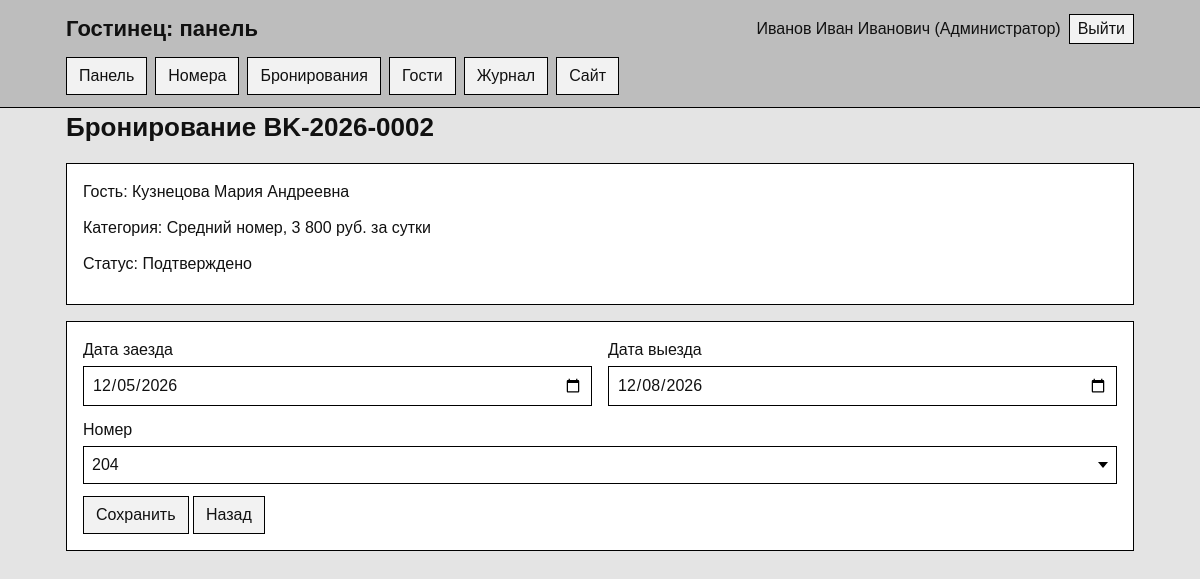
The app's page /admin/?page=booking_edit&id=2 (signed in) with its own data.
### tables this page shows
CREATE TABLE bookings (
    id BIGINT AUTO_INCREMENT PRIMARY KEY,
    booking_number VARCHAR(30) NOT NULL UNIQUE,

    guest_id BIGINT NOT NULL,
    room_id INT DEFAULT NULL,
    category_id INT NOT NULL,

    check_in DATE NOT NULL,
    check_out DATE NOT NULL,

    price_per_night DECIMAL(10,2) NOT NULL,
    total_price DECIMAL(10,2) NOT NULL,

    status_code VARCHAR(30) NOT NULL,

    created_by INT DEFAULT NULL,
    created_at TIMESTAMP DEFAULT CURRENT_TIMESTAMP,
updated_at TIMESTAMP DEFAULT CURRENT_TIMESTAMP
        ON UPDATE CURRENT_TIMESTAMP,

    CONSTRAINT fk_bookings_guest
        FOREIGN KEY (guest_id)
        REFERENCES guests(id)
        ON DELETE RESTRICT,

    CONSTRAINT fk_bookings_room
        FOREIGN KEY (room_id)
        REFERENCES rooms(id)
        ON DELETE RESTRICT,

    CONSTRAINT fk_bookings_category
        FOREIGN KEY (category_id)
        REFERENCES room_categories(id)
        ON DELETE RESTRICT,

    CONSTRAINT fk_bookings_status
        FOREIGN KEY (status_code)
        REFERENCES booking_statuses(code)
        ON DELETE RESTRICT,

    CONSTRAINT fk_bookings_user
        FOREIGN KEY (created_by)
        REFERENCES users(id)
        ON DELETE SET NULL,

    CONSTRAINT chk_booking_dates
        CHECK (check_out > check_in),

    CONSTRAINT chk_booking_prices
        CHECK (
            price_per_night > 0
            AND total_price >= 0
        ),

    INDEX idx_bookings_guest (guest_id),
    INDEX idx_bookings_room (room_id),
    INDEX idx_bookings_dates (check_in, check_out),
    INDEX idx_bookings_status (status_code)
);

CREATE TABLE guests (
    id BIGINT AUTO_INCREMENT PRIMARY KEY,
    full_name VARCHAR(150) NOT NULL,
    phone VARCHAR(30) NOT NULL,
    email VARCHAR(150),
    created_at TIMESTAMP DEFAULT CURRENT_TIMESTAMP,

    INDEX idx_guests_name (full_name),
    INDEX idx_guests_phone (phone)
);

CREATE TABLE room_categories (
    id INT AUTO_INCREMENT PRIMARY KEY,
    code VARCHAR(20) NOT NULL UNIQUE,
    name VARCHAR(100) NOT NULL,
    description TEXT,
    capacity TINYINT NOT NULL,
    CONSTRAINT chk_capacity CHECK (capacity > 0)
);

CREATE TABLE booking_statuses (
    code VARCHAR(30) PRIMARY KEY,
    name VARCHAR(100) NOT NULL
);

CREATE TABLE rooms (
    id INT AUTO_INCREMENT PRIMARY KEY,
    room_number VARCHAR(10) NOT NULL UNIQUE,
    floor_id INT NOT NULL,
    category_id INT NOT NULL,
    status_code VARCHAR(30) NOT NULL,
    description TEXT,

    CONSTRAINT fk_rooms_floor
        FOREIGN KEY (floor_id)
        REFERENCES floors(id)
        ON DELETE RESTRICT,

    CONSTRAINT fk_rooms_category
        FOREIGN KEY (category_id)
        REFERENCES room_categories(id)
        ON DELETE RESTRICT,

    CONSTRAINT fk_rooms_status
        FOREIGN KEY (status_code)
        REFERENCES room_statuses(code)
        ON DELETE RESTRICT,

    INDEX idx_rooms_floor (floor_id),
    INDEX idx_rooms_category (category_id),
    INDEX idx_rooms_status (status_code)
);

### app/Helpers/View.php (called while the page is built, shortened)
<?php
class View
{
    public static function render(string $view, array $data = [], string $layout = 'public'): void
    {
        extract($data);
        require BASE_PATH . '/views/' . $view . '.php';
    }
}

### app/Controllers/Controller.php (called while the page is built, shortened)
<?php
abstract class Controller
{
    protected array $user;
    public function __construct(array $user = [])
    {
        $this->user = $user;
    }
    protected function view(string $name, array $data = [], string $layout = 'admin'): void
    {
        View::render($name, $data + ['user' => $this->user], $layout);
    }
}

### app/Controllers/BookingController.php (called while the page is built, shortened)
<?php
class BookingController extends Controller
{
    public function edit(): void
    {
        $id = (int) query('id');
        $booking = Booking::find($id);
        $rooms = array_filter(Room::all(), fn ($room) => (int) $room['category_id'] === (int) $booking['category_id']);
        $this->view('admin/booking_edit', [
            'title' => 'Изменение бронирования',
            'booking' => $booking,
            'rooms' => $rooms,
        ]);
    }
}

### public/admin/index.php (called while the page is built, shortened)
<?php
require __DIR__ . '/../../app/bootstrap.php';
$user = AuthMiddleware::user();
$staff = ['administrator', 'manager'];
$manager = ['manager'];
$routes = [
    'dashboard' => ['DashboardController', 'index', []],
    'rooms' => ['RoomController', 'index', []],
    'room_status' => ['RoomController', 'status', []],
    'bookings' => ['BookingController', 'index', $staff],
    'booking_new' => ['BookingController', 'create', $staff],
    'booking_edit' => ['BookingController', 'edit', $staff],
    'booking_action' => ['BookingController', 'action', $staff],
    'guests' => ['GuestController', 'index', $staff],
    'guest' => ['GuestController', 'show', $staff],
    'tariffs' => ['TariffController', 'index', $manager],
    'tariff_update' => ['TariffController', 'update', $manager],
    'employees' => ['EmployeeController', 'index', $manager],
    'employee_toggle' => ['EmployeeController', 'toggle', $manager],
    'audit' => ['AuditController', 'index', $staff],
];
$page = query('page') ?: 'dashboard';
[$class, $method, $roles] = $routes[$page];
(new $class($user))->$method();

### app/bootstrap.php (called while the page is built, shortened)
<?php
spl_autoload_register(function (string $class): void {
    foreach (['Controllers', 'Models', 'Services', 'Helpers', 'Middleware'] as $dir) {
        $file = BASE_PATH . '/app/' . $dir . '/' . $class . '.php';
        if (is_file($file)) {
            return;
        }
    }
});
require BASE_PATH . '/app/Helpers/functions.php';

### app/Helpers/functions.php (called while the page is built, shortened)
<?php
function e($value): string
{
    return htmlspecialchars((string) $value, ENT_QUOTES, 'UTF-8');
}
function money($value): string
{
    return number_format((float) $value, 0, ',', ' ') . ' руб.';
}
function query(string $key): string
{
    return trim((string) ($_GET[$key] ?? ''));
}

### app/Helpers/BDHelper.php (called while the page is built, shortened)
<?php
class BDHelper
{
    private static ?PDO $connection = null;
    public static function getConnection(): PDO
    {
        if (self::$connection === null) {
            $config = require BASE_PATH . '/config/database.php';
            $dsn = "mysql:host={$config['host']};port={$config['port']};dbname={$config['name']};charset=utf8mb4";
            self::$connection = new PDO($dsn, $config['user'], $config['pass'], [
                PDO::ATTR_ERRMODE => PDO::ERRMODE_EXCEPTION,
                PDO::ATTR_DEFAULT_FETCH_MODE => PDO::FETCH_ASSOC,
                PDO::ATTR_EMULATE_PREPARES => false,
            ]);
        }
        return self::$connection;
    }
    public static function run(string $sql, array $params = []): PDOStatement
    {
        $statement = self::getConnection()->prepare($sql);
        $statement->execute($params);
        return $statement;
    }
    public static function all(string $sql, array $params = []): array
    {
        return self::run($sql, $params)->fetchAll();
    }
    public static function one(string $sql, array $params = []): ?array
    {
        $row = self::run($sql, $params)->fetch();
        return $row ?: null;
    }
}

### app/Models/Booking.php (called while the page is built, shortened)
<?php
class Booking
{
    public static function find(int $id): ?array
    {
        return BDHelper::one(self::SELECT . ' WHERE b.id = ?', [$id]);
    }
}

### app/Models/Room.php (called while the page is built, shortened)
<?php
class Room
{
    public static function all(): array
    {
        return BDHelper::all(
            'SELECT r.id, r.room_number, r.status_code, s.name AS status_name, f.floor_number,
                    c.id AS category_id, c.name AS category_name, c.capacity
             FROM rooms r
             JOIN floors f ON f.id = r.floor_id
             JOIN room_categories c ON c.id = r.category_id
             JOIN room_statuses s ON s.code = r.status_code
             ORDER BY r.room_number'
        );
    }
}

### views/admin/booking_edit.php (the view, shortened to what this page needs)
<h1>Бронирование <?= e($booking['booking_number']) ?></h1>
<section class="panel">
    <p>Гость: <?= e($booking['guest_name']) ?></p>
    <p>Категория: <?= e($booking['category_name']) ?>, <?= e(money($booking['price_per_night'])) ?> за сутки</p>
    <p>Статус: <?= e($booking['status_name']) ?></p>
</section>
<section class="panel">
    <form method="post" action="/admin/?page=booking_edit&amp;id=<?= e($booking['id']) ?>" data-dates>
        <div class="form-row">
            <label>Дата заезда
                <input type="date" name="check_in" required value="<?= e($booking['check_in']) ?>">
            </label>
            <label>Дата выезда
                <input type="date" name="check_out" required value="<?= e($booking['check_out']) ?>">
            </label>
        </div>
        <label>Номер
            <select name="room_id">
                <?php foreach ($rooms as $room): ?>
                    <?php if ($room['status_code'] !== 'maintenance'): ?>
                        <option value="<?= e($room['id']) ?>"<?= (string) $booking['room_id'] === (string) $room['id'] ? ' selected' : '' ?>><?= e($room['room_number']) ?></option>
                    <?php endif; ?>
                <?php endforeach; ?>
            </select>
        </label>
        <button type="submit">Сохранить</button>
        <a class="button" href="/admin/?page=bookings">Назад</a>
    </form>
</section>

### public/assets/css/style.css (style rules this page uses)
* { box-sizing: border-box; border-radius: 0; }
body { margin: 0; font-family: Arial, Helvetica, sans-serif; font-size: 16px; line-height: 1.5; color: #111; background: #e4e4e4; }
a { color: #111; }
h1 { margin: 0 0 16px; font-size: 26px; }
p { margin: 0 0 12px; }
nav a, .button, button { display: inline-block; padding: 6px 12px; background: #f2f2f2; border: 1px solid #000; color: #111; font: inherit; text-decoration: none; cursor: pointer; appearance: none; }
.panel { margin-bottom: 16px; padding: 16px; background: #fff; border: 1px solid #000; }
label { display: block; margin-bottom: 12px; }
input, select { display: block; width: 100%; margin-top: 4px; padding: 6px 8px; background: #fff; border: 1px solid #000; color: #111; font: inherit; appearance: none; }
select { padding-right: 28px; background-repeat: no-repeat; background-position: right 8px center; }
.form-row { display: grid; grid-template-columns: repeat(auto-fit, minmax(200px, 1fr)); gap: 0 16px; }

### records on screen
bookings: booking_number "BK-2026-0002", guest.full_name "Кузнецова Мария Андреевна", category.name "Средний номер", price_per_night "3 800 руб.", status_code.name "Подтверждено", check_in "12/05/2026", check_out "12/08/2026", room_id "204"

### other values on screen
$user['name'] "Иванов Иван Иванович"
role_name($role) "Администратор"
$label "Панель"
$label "Номера"
$label "Бронирования"
$label "Гости"
$label "Журнал"
